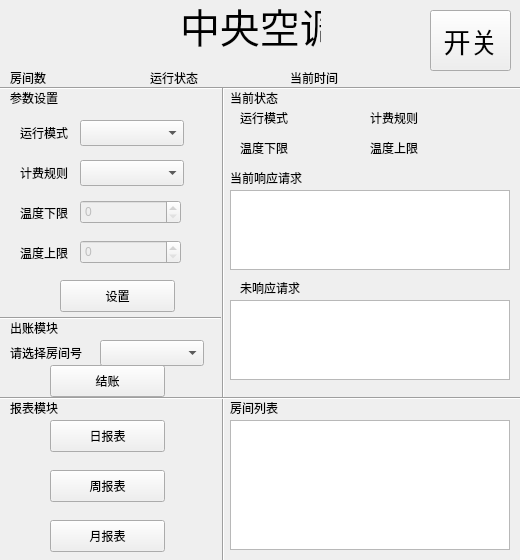
<?xml version="1.0" encoding="UTF-8"?>
<ui version="4.0">
 <class>MainWindow</class>
 <widget class="QMainWindow" name="MainWindow">
  <property name="geometry">
   <rect>
    <x>0</x>
    <y>0</y>
    <width>520</width>
    <height>560</height>
   </rect>
  </property>
  <property name="windowTitle">
   <string>MainWindow</string>
  </property>
  <widget class="QWidget" name="centralWidget">
   <widget class="QPushButton" name="power">
    <property name="geometry">
     <rect>
      <x>430</x>
      <y>10</y>
      <width>81</width>
      <height>61</height>
     </rect>
    </property>
    <property name="font">
     <font>
      <pointsize>20</pointsize>
     </font>
    </property>
    <property name="text">
     <string>开关</string>
    </property>
   </widget>
   <widget class="QLabel" name="label">
    <property name="geometry">
     <rect>
      <x>180</x>
      <y>-10</y>
      <width>141</width>
      <height>71</height>
     </rect>
    </property>
    <property name="font">
     <font>
      <pointsize>30</pointsize>
     </font>
    </property>
    <property name="text">
     <string>中央空调</string>
    </property>
   </widget>
   <widget class="QLabel" name="label_4">
    <property name="geometry">
     <rect>
      <x>150</x>
      <y>70</y>
      <width>59</width>
      <height>16</height>
     </rect>
    </property>
    <property name="text">
     <string>运行状态</string>
    </property>
   </widget>
   <widget class="QLabel" name="label_16">
    <property name="geometry">
     <rect>
      <x>240</x>
      <y>110</y>
      <width>59</width>
      <height>16</height>
     </rect>
    </property>
    <property name="text">
     <string>运行模式</string>
    </property>
   </widget>
   <widget class="QLabel" name="label_2">
    <property name="geometry">
     <rect>
      <x>10</x>
      <y>70</y>
      <width>59</width>
      <height>16</height>
     </rect>
    </property>
    <property name="text">
     <string>房间数</string>
    </property>
   </widget>
   <widget class="QLabel" name="mode">
    <property name="geometry">
     <rect>
      <x>300</x>
      <y>110</y>
      <width>59</width>
      <height>16</height>
     </rect>
    </property>
    <property name="text">
     <string/>
    </property>
   </widget>
   <widget class="Line" name="line">
    <property name="geometry">
     <rect>
      <x>0</x>
      <y>80</y>
      <width>531</width>
      <height>16</height>
     </rect>
    </property>
    <property name="orientation">
     <enum>Qt::Horizontal</enum>
    </property>
   </widget>
   <widget class="QLabel" name="label_14">
    <property name="geometry">
     <rect>
      <x>290</x>
      <y>70</y>
      <width>59</width>
      <height>16</height>
     </rect>
    </property>
    <property name="text">
     <string>当前时间</string>
    </property>
   </widget>
   <widget class="QLabel" name="time">
    <property name="geometry">
     <rect>
      <x>350</x>
      <y>70</y>
      <width>161</width>
      <height>16</height>
     </rect>
    </property>
    <property name="text">
     <string/>
    </property>
   </widget>
   <widget class="QLabel" name="status">
    <property name="geometry">
     <rect>
      <x>210</x>
      <y>70</y>
      <width>59</width>
      <height>16</height>
     </rect>
    </property>
    <property name="text">
     <string/>
    </property>
   </widget>
   <widget class="QLabel" name="roomnumber">
    <property name="geometry">
     <rect>
      <x>60</x>
      <y>70</y>
      <width>59</width>
      <height>16</height>
     </rect>
    </property>
    <property name="text">
     <string/>
    </property>
   </widget>
   <widget class="QLabel" name="label_3">
    <property name="geometry">
     <rect>
      <x>10</x>
      <y>90</y>
      <width>59</width>
      <height>16</height>
     </rect>
    </property>
    <property name="text">
     <string>参数设置</string>
    </property>
   </widget>
   <widget class="QComboBox" name="modeselect">
    <property name="geometry">
     <rect>
      <x>80</x>
      <y>120</y>
      <width>104</width>
      <height>26</height>
     </rect>
    </property>
   </widget>
   <widget class="QLabel" name="label_5">
    <property name="geometry">
     <rect>
      <x>20</x>
      <y>125</y>
      <width>59</width>
      <height>16</height>
     </rect>
    </property>
    <property name="text">
     <string>运行模式</string>
    </property>
   </widget>
   <widget class="QLabel" name="label_6">
    <property name="geometry">
     <rect>
      <x>20</x>
      <y>165</y>
      <width>59</width>
      <height>16</height>
     </rect>
    </property>
    <property name="text">
     <string>计费规则</string>
    </property>
   </widget>
   <widget class="QComboBox" name="ruleselect">
    <property name="geometry">
     <rect>
      <x>80</x>
      <y>160</y>
      <width>104</width>
      <height>26</height>
     </rect>
    </property>
   </widget>
   <widget class="QLabel" name="label_7">
    <property name="geometry">
     <rect>
      <x>20</x>
      <y>205</y>
      <width>59</width>
      <height>16</height>
     </rect>
    </property>
    <property name="text">
     <string>温度下限</string>
    </property>
   </widget>
   <widget class="QLabel" name="label_8">
    <property name="geometry">
     <rect>
      <x>20</x>
      <y>245</y>
      <width>59</width>
      <height>16</height>
     </rect>
    </property>
    <property name="text">
     <string>温度上限</string>
    </property>
   </widget>
   <widget class="QSpinBox" name="ltempselect">
    <property name="enabled">
     <bool>false</bool>
    </property>
    <property name="geometry">
     <rect>
      <x>80</x>
      <y>200</y>
      <width>101</width>
      <height>24</height>
     </rect>
    </property>
   </widget>
   <widget class="QSpinBox" name="utempselect">
    <property name="enabled">
     <bool>false</bool>
    </property>
    <property name="geometry">
     <rect>
      <x>80</x>
      <y>240</y>
      <width>101</width>
      <height>24</height>
     </rect>
    </property>
   </widget>
   <widget class="Line" name="line_2">
    <property name="geometry">
     <rect>
      <x>213</x>
      <y>87</y>
      <width>20</width>
      <height>491</height>
     </rect>
    </property>
    <property name="orientation">
     <enum>Qt::Vertical</enum>
    </property>
   </widget>
   <widget class="QPushButton" name="set">
    <property name="geometry">
     <rect>
      <x>60</x>
      <y>280</y>
      <width>115</width>
      <height>32</height>
     </rect>
    </property>
    <property name="text">
     <string>设置</string>
    </property>
   </widget>
   <widget class="QLabel" name="label_9">
    <property name="geometry">
     <rect>
      <x>230</x>
      <y>90</y>
      <width>59</width>
      <height>16</height>
     </rect>
    </property>
    <property name="text">
     <string/>
    </property>
   </widget>
   <widget class="QLabel" name="label_10">
    <property name="geometry">
     <rect>
      <x>230</x>
      <y>170</y>
      <width>91</width>
      <height>16</height>
     </rect>
    </property>
    <property name="text">
     <string>当前响应请求</string>
    </property>
   </widget>
   <widget class="QLabel" name="label_11">
    <property name="geometry">
     <rect>
      <x>230</x>
      <y>400</y>
      <width>59</width>
      <height>16</height>
     </rect>
    </property>
    <property name="text">
     <string>房间列表</string>
    </property>
   </widget>
   <widget class="QLabel" name="label_12">
    <property name="geometry">
     <rect>
      <x>240</x>
      <y>280</y>
      <width>81</width>
      <height>16</height>
     </rect>
    </property>
    <property name="text">
     <string>未响应请求</string>
    </property>
   </widget>
   <widget class="Line" name="line_3">
    <property name="geometry">
     <rect>
      <x>0</x>
      <y>390</y>
      <width>531</width>
      <height>16</height>
     </rect>
    </property>
    <property name="orientation">
     <enum>Qt::Horizontal</enum>
    </property>
   </widget>
   <widget class="QLabel" name="label_13">
    <property name="geometry">
     <rect>
      <x>10</x>
      <y>345</y>
      <width>81</width>
      <height>16</height>
     </rect>
    </property>
    <property name="text">
     <string>请选择房间号</string>
    </property>
   </widget>
   <widget class="QLabel" name="label_15">
    <property name="geometry">
     <rect>
      <x>10</x>
      <y>320</y>
      <width>59</width>
      <height>16</height>
     </rect>
    </property>
    <property name="text">
     <string>出账模块</string>
    </property>
   </widget>
   <widget class="QPushButton" name="pay">
    <property name="geometry">
     <rect>
      <x>50</x>
      <y>365</y>
      <width>115</width>
      <height>32</height>
     </rect>
    </property>
    <property name="text">
     <string>结账</string>
    </property>
   </widget>
   <widget class="Line" name="line_4">
    <property name="geometry">
     <rect>
      <x>0</x>
      <y>310</y>
      <width>221</width>
      <height>16</height>
     </rect>
    </property>
    <property name="orientation">
     <enum>Qt::Horizontal</enum>
    </property>
   </widget>
   <widget class="QLabel" name="label_17">
    <property name="geometry">
     <rect>
      <x>10</x>
      <y>400</y>
      <width>59</width>
      <height>16</height>
     </rect>
    </property>
    <property name="text">
     <string>报表模块</string>
    </property>
   </widget>
   <widget class="QPushButton" name="dayrecord">
    <property name="geometry">
     <rect>
      <x>50</x>
      <y>420</y>
      <width>115</width>
      <height>32</height>
     </rect>
    </property>
    <property name="text">
     <string>日报表</string>
    </property>
   </widget>
   <widget class="QComboBox" name="payroomnumber">
    <property name="geometry">
     <rect>
      <x>100</x>
      <y>340</y>
      <width>104</width>
      <height>26</height>
     </rect>
    </property>
   </widget>
   <widget class="QPushButton" name="weekrecord">
    <property name="geometry">
     <rect>
      <x>50</x>
      <y>470</y>
      <width>115</width>
      <height>32</height>
     </rect>
    </property>
    <property name="text">
     <string>周报表</string>
    </property>
   </widget>
   <widget class="QPushButton" name="monthrecord">
    <property name="geometry">
     <rect>
      <x>50</x>
      <y>520</y>
      <width>115</width>
      <height>32</height>
     </rect>
    </property>
    <property name="text">
     <string>月报表</string>
    </property>
   </widget>
   <widget class="QLabel" name="label_18">
    <property name="geometry">
     <rect>
      <x>230</x>
      <y>90</y>
      <width>59</width>
      <height>16</height>
     </rect>
    </property>
    <property name="text">
     <string>当前状态</string>
    </property>
   </widget>
   <widget class="QLabel" name="label_19">
    <property name="geometry">
     <rect>
      <x>370</x>
      <y>110</y>
      <width>59</width>
      <height>16</height>
     </rect>
    </property>
    <property name="text">
     <string>计费规则</string>
    </property>
   </widget>
   <widget class="QLabel" name="rule">
    <property name="geometry">
     <rect>
      <x>430</x>
      <y>110</y>
      <width>59</width>
      <height>16</height>
     </rect>
    </property>
    <property name="text">
     <string/>
    </property>
   </widget>
   <widget class="QLabel" name="label_21">
    <property name="geometry">
     <rect>
      <x>240</x>
      <y>140</y>
      <width>59</width>
      <height>16</height>
     </rect>
    </property>
    <property name="text">
     <string>温度下限</string>
    </property>
   </widget>
   <widget class="QLabel" name="ltemp">
    <property name="geometry">
     <rect>
      <x>300</x>
      <y>140</y>
      <width>59</width>
      <height>16</height>
     </rect>
    </property>
    <property name="text">
     <string/>
    </property>
   </widget>
   <widget class="QLabel" name="label_23">
    <property name="geometry">
     <rect>
      <x>370</x>
      <y>140</y>
      <width>59</width>
      <height>16</height>
     </rect>
    </property>
    <property name="text">
     <string>温度上限</string>
    </property>
   </widget>
   <widget class="QLabel" name="utemp">
    <property name="geometry">
     <rect>
      <x>430</x>
      <y>140</y>
      <width>59</width>
      <height>16</height>
     </rect>
    </property>
    <property name="text">
     <string/>
    </property>
   </widget>
   <widget class="QTextBrowser" name="roomlist">
    <property name="geometry">
     <rect>
      <x>230</x>
      <y>420</y>
      <width>280</width>
      <height>130</height>
     </rect>
    </property>
   </widget>
   <widget class="QTextBrowser" name="waitingrequest">
    <property name="geometry">
     <rect>
      <x>230</x>
      <y>300</y>
      <width>280</width>
      <height>80</height>
     </rect>
    </property>
   </widget>
   <widget class="QTextBrowser" name="respondingrequest">
    <property name="geometry">
     <rect>
      <x>230</x>
      <y>190</y>
      <width>280</width>
      <height>80</height>
     </rect>
    </property>
   </widget>
  </widget>
 </widget>
 <layoutdefault spacing="6" margin="11"/>
 <resources/>
 <connections/>
</ui>
